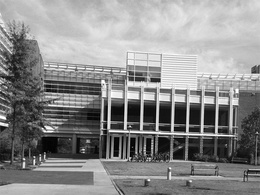
%> input picture PS4-3/transA.jpg, 260 x 195 px, shrunk from 640 x 480 before the run
$ octave ps4_3_1_code.m   (GNU Octave 9; MATLAB toolbox functions it lacks are replaced by stand-ins)
%> lines starting %> are read from the running program, lines starting %| are printed output that depends on the picture; in (x1, y1, x2, y2) boxes, pixels count from 0 and x2, y2 are one past the last pixel; in counts of white or black regions, pixels touching at a corner belong together; the program's own positions count from 1
%Cristina Chu

%PS4
%Part 3.1 RANSAC - Translation (transA - transB)

% Getting images
imageA = im2double(imread('transA.jpg'));
%> imageA: size 195x260 double; min 0, max 1, mean 0.545
imageB = im2double(imread('transB.jpg'));
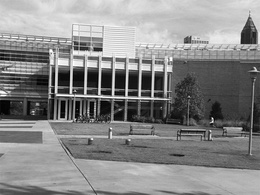
%> input picture PS4-3/transB.jpg, 260 x 195 px, shrunk from 640 x 480 before the run
%> imageB: size 195x260 double; min 0, max 1, mean 0.532

originalA = imageA;
originalB = imageB;

% Filtering images - Gaussian
filter = fspecial('gaussian', 7, .5);
filteredA = imfilter(imageA, filter, 'replicate');
filteredB = imfilter(imageB, filter, 'replicate');

%% ImageA
% Deriviatives
dy=[-1,-1,-1;0,0,0;1,1,1];
dx=dy';

% Getting gradient pairs
Ix = conv2(filteredA, dx, 'same');
Iy = conv2(filteredA, dy, 'same');

% Matrices for M
Ixx=Ix.*Ix;
Iyy=Iy.*Iy;
Ixy=Ix.*Iy;

%Calculating M
%-design decisions
win = 3;
alpha = 0.04;
[row, col] = size(imageA);
%> row = 195; col = 260

imageA = padarray(imageA,[win,win]);
%> imageA: size 201x266 double
Ixy = padarray(Ixy,[win,win]);
%> Ixy: size 201x266 double
Ixx = padarray(Ixx,[win,win]);
%> Ixx: size 201x266 double
Iyy = padarray(Iyy,[win,win]);
%> Iyy: size 201x266 double

rA = zeros(row, col);

for i=1:row
    for j=1:col
        sum_Ixy = sum(sum(filter.*Ixy(i:i+win*2,j:j+win*2)));
        sum_Ixx = sum(sum(filter.*Ixx(i:i+win*2,j:j+win*2)));
        sum_Iyy = sum(sum(filter.*Iyy(i:i+win*2,j:j+win*2)));

        m = [sum_Ixx, sum_Ixy; sum_Ixy, sum_Iyy];

        rA(i,j) = det(m)-alpha*trace(m)^2;
    end
end
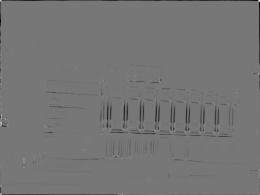
%> rA: size 195x260 double; min -1.14, max 1.3, mean -0.0148; drawn with min black and max white

% Threshold
t = 0.08;
corners = zeros(size(imageA));

% Non Maximal Suppression - getting nice points
for y = 10:size(imageA,1)-10,
    for x = 10:size(imageA,2)-10,
        maxvalue = max(max(rA(y-4:y+4, x-4:x+4)));

        if rA(y,x) >= maxvalue && rA(y,x) > max(rA(:)) * t

            if sum(sum(corners(y-4:y+4,x-4:x+4))) == 0,
                corners(y,x) = 1;
            end;

        end;
    end;
end;
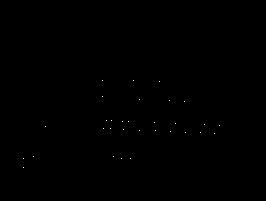
%> corners: size 201x266 double; values 0 (black) and 1 (white), 0.06% white in thin lines or dots, all inside (x1, y1, x2, y2) = (23, 80, 220, 168)

% Corners
[r_A,c_A]=find(corners==1);
%> r_A = 31 values from 81 to 168; c_A = 31 values from 24 to 220

% Angles
anglesA = atan2(Iy,Ix);
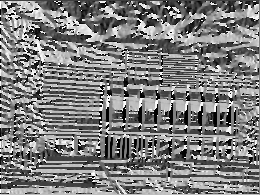
%> anglesA: size 195x260 double; min -3.14, max 3.14, mean -0.0243; drawn with min black and max white

%% ImageB
% Deriviatives
dy=[-1,-1,-1;0,0,0;1,1,1];
dx=dy';

% Getting gradient pairs
Ix = conv2(filteredB, dx, 'same');
Iy = conv2(filteredB, dy, 'same');

% Matrices for M
Ixx=Ix.*Ix;
%> Ixx: size 195x260 double
Iyy=Iy.*Iy;
%> Iyy: size 195x260 double
Ixy=Ix.*Iy;
%> Ixy: size 195x260 double

%Calculating M
%-design decisions
win = 3;
alpha = 0.04;
[row, col] = size(imageB);
%row = row - win*2;
%col = col - win*2;

imageB = padarray(imageB,[win,win]);
%> imageB: size 201x266 double
Ixy = padarray(Ixy,[win,win]);
%> Ixy: size 201x266 double
Ixx = padarray(Ixx,[win,win]);
%> Ixx: size 201x266 double
Iyy = padarray(Iyy,[win,win]);
%> Iyy: size 201x266 double

rB = zeros(row, col);

for i=1:row
    for j=1:col
        sum_Ixy = sum(sum(filter.*Ixy(i:i+win*2,j:j+win*2)));
        sum_Ixx = sum(sum(filter.*Ixx(i:i+win*2,j:j+win*2)));
        sum_Iyy = sum(sum(filter.*Iyy(i:i+win*2,j:j+win*2)));

        m = [sum_Ixx, sum_Ixy; sum_Ixy, sum_Iyy];

        rB(i,j) = det(m)-alpha*trace(m)^2;
    end
end
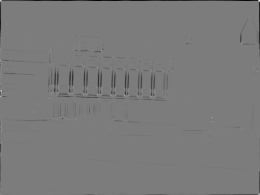
%> rB: size 195x260 double; min -1.28, max 1.34, mean -0.0151; drawn with min black and max white

% Threshold
t = 0.08;
corners = zeros(size(imageB));

% Non Maximal Suppression - getting nice points
for y = 10:size(imageB,1)-10,
    for x = 10:size(imageB,2)-10,
        maxvalue = max(max(rB(y-4:y+4, x-4:x+4)));

        if rB(y,x) >= maxvalue && rB(y,x) > max(rB(:)) * t

            if sum(sum(corners(y-4:y+4,x-4:x+4))) == 0,
                corners(y,x) = 1;
            end;

        end;
    end;
end;
%> corners: size 201x266 double; values 0 (black) and 1 (white), 0.04% white in thin lines or dots, all inside (x1, y1, x2, y2) = (53, 43, 255, 129)

% Corners
[r_B,c_B]=find(corners==1);
%> r_B = 24 values from 44 to 129; c_B = 24 values from 54 to 255

% Angles
anglesB = atan2(Iy,Ix);
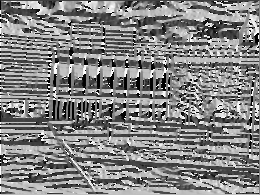
%> anglesB: size 195x260 double; min -3.14, max 3.14, mean 0.0959; drawn with min black and max white

%% Displaying everything
imshow( [imageA, imageB]);
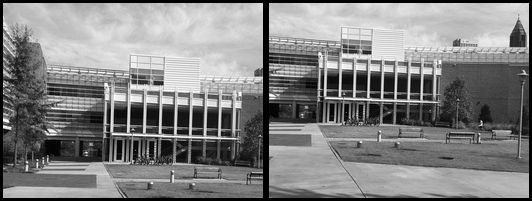
%> displayed picture: size 201x532, on the screen's scale of 0 to 255; min 0, max 255, mean 130.2
hold on

linePairA = sub2ind(size(rA), r_A, c_A);
%> linePairA = 31 values from 4644 to 42831
fA = [c_A, r_A, rA(linePairA)*10, anglesA(linePairA)]';
%> fA = 31 columns, first 8: [24 24 34 46 103 103 104 107; 159 168 157 127 81 97 129 121; 2.26 1.83 1.07 2.19 1.11 1.09 1.27 1.98; -2.29 2.14 -2.33 -2.68 -1.98 2.48 -0.394 -2.32]

linePairB = sub2ind(size(rB), r_B, c_B);
%> linePairB = 24 values from 10421 to 49598
fB = [c_B, r_B, rB(linePairB)*10, anglesB(linePairB)]';
%> fB = 24 columns, first 8: [54 54 59 59 61 69 70 74; 86 93 86 93 118 87 94 87; 1.81 1.38 1.15 1.39 1.8 1.27 2.54 1.42; -1.48 -1.98 -0.611 -0.633 -0.602 -1.94 -2.87 -0.906]

f = [fA fB];
%> f = 55 columns, first 8: [24 24 34 46 103 103 104 107; 159 168 157 127 81 97 129 121; 2.26 1.83 1.07 2.19 1.11 1.09 1.27 1.98; -2.29 2.14 -2.33 -2.68 -1.98 2.48 -0.394 -2.32]

h1 = vl_plotframe(f(:,:));
%> (this line was passed over: vl_plotframe is not available in this run)
h2 = vl_plotframe(f(:,:));
%> (this line was passed over: vl_plotframe is not available in this run)

set(h1,'color','cyan','linewidth',3);
set(h2,'color','magenta','linewidth',1);

% Matching points on the images
fA_1 = fA;
%> fA_1 has the same summary as fA
fB_1 = fB;
%> fB_1 has the same summary as fB
fA_1(3,:) = 1;
fB_1(3,:) = 1;

%> (the run ends here)
